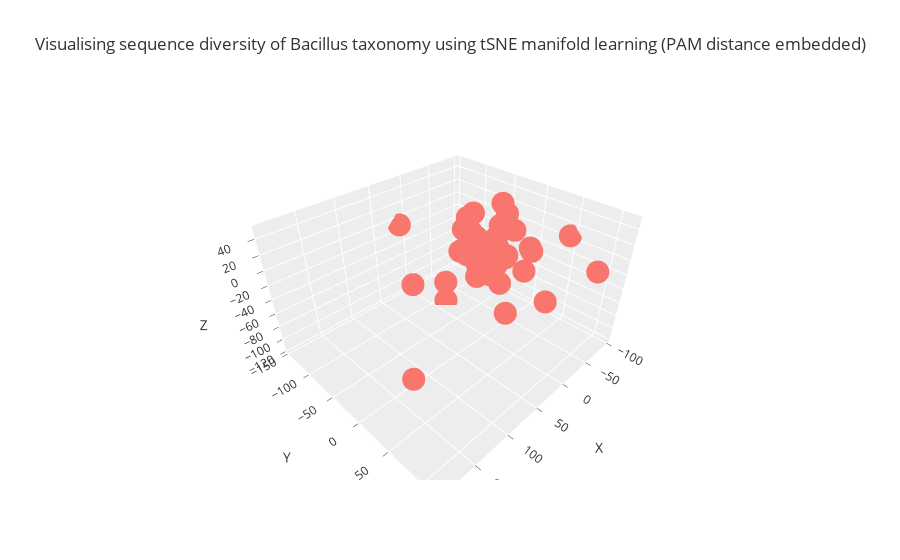

The notebook cell saved with this chart:
### Markdown cell above
## 3.4 3D tSNE Visualisation
Finally, we combine all the above results and generate a 3D visualisation of the tSNE manifold learning approach with respect to sequence diversity of the Bacillus taxonomy.

### Code cell
fig = px.scatter_3d(tSNE_df, x='tSNE_x', y='tSNE_y', z='tSNE_z',
                    hover_name=tSNE_df.index, template='ggplot2', opacity=1, 
                    title='Visualising sequence diversity of Bacillus taxonomy using tSNE manifold learning (PAM distance embedded)',
                    labels={'tSNE_x': 'X', 'tSNE_y': 'Y', 'tSNE_z':'Z'}, )

# Write the figure to a HTML representation and download for later
fig.write_html('scatter-3d.html')
fig

### Figure 1 — Plotly figure (JSON) as saved in the notebook; plotly's stock layout.template omitted (floating-point values rounded to 4 significant figures)
{"data": [{"hovertemplate": "<b>%{hovertext}</b><br><br>X=%{x}<br>Y=%{y}<br>Z=%{z}<extra></extra>", "hovertext": ["sp_P40136_CYAA_BACAN:0-38", "sp_P15917_LEF_BACAN:0-38", "sp_P40406_NAGZ_BACSU:0-21", "sp_P39790_MPR_BACSU:0-39", "sp_P54602_YHCR_BACSU:0-54", "sp_O66037_PHYT_BACSD:0-23", "sp_O31097_PHYC_BACIU:0-23", "sp_P42094_PHYT_BACSU:0-31", "sp_P05656_SACC_BACSU:0-29", "sp_P00649_RN_BACIN:0-34", "sp_P48068_RN_BACPU:0-34", "sp_P00648_RNBR_BACAM:0-40", "sp_P71014_BSLA_BACSU:0-33", "sp_P94356_YXKC_BACSU:0-35", "sp_P29141_SUBV_BACSU:0-33", "sp_P40767_CWLO_BACSU:0-35", "sp_Q65NQ9_CWLO_BACLD:0-35", "sp_O07013_GANB_BACSU:0-22", "sp_P94449_PEL2_BACIU:0-29", "sp_O34819_PEL1_BACSU:0-29", "sp_P16397_SUBF_BACSU:0-35", "sp_O32083_LYTG_BACSU:0-38", "sp_O31737_YLQB_BACSU:0-32", "sp_Q45670_THES_BACSJ:0-29", "sp_Q07833_WAPA_BACSU:0-37", "sp_D4G3R4_WAPA_BACNB:0-50", "sp_G4NYJ6_WAPA_BACS4:0-37", "sp_P39899_NPRB_BACSU:0-33", "sp_P05806_NPRE_BACCE:0-32", "sp_P00800_THER_BACTH:0-33", "sp_Q59223_THER_BACSO:0-30", "sp_Q02113_CWBA_BACSU:0-30", "sp_P49051_SLAP1_BACAN:0-34", "sp_Q9ZES5_SLAP_BACTF:0-34", "sp_P94217_SLAP2_BACAN:0-34", "sp_P49052_SLAP_BACLI:0-34", "sp_Q9RMZ0_Y6545_BACAN:0-33", "sp_P94576_YWOF_BACSU:0-32", "sp_P00780_SUBC_BACLI:0-34", "sp_P00782_SUBT_BACAM:0-35", "sp_P04189_SUBT_BACSU:0-34", "sp_P35835_SUBN_BACNA:0-34", "sp_P00783_SUBT_BACSA:0-34", "sp_P20724_ELYA_BACYA:0-32", "sp_P21130_SACB_BACAM:0-34", "sp_P05655_SACB_BACSU:0-34", "sp_P96740_PGDS_BACSU:0-37", "sp_P16396_SUBE_BACSU:0-32", "sp_P39597_EFEN_BACSU:0-50", "sp_P54507_TASA_BACSU:0-32", "sp_P40949_TAPA_BACSU:0-48", "sp_P39632_BSLB_BACSU:0-35", "sp_P39844_DACC_BACSU:0-34", "sp_Q9AQS0_XANLY_BACGL:0-30", "sp_O34918_YOAJ_BACSU:0-30", "sp_P39116_PLY_BACSU:0-26", "sp_B1B6T1_PTLY_BACSP:0-32", "sp_Q65DC2_PTLY_BACLD:0-32", "sp_Q8GCB2_PTLY_BACLI:0-32", "sp_Q45070_XYNC_BACSU:0-37", "sp_Q6YK37_XYNC_BACIU:0-38", "sp_Q03091_BSN1_BACAM:0-31", "sp_P38422_DACF_BACSU:0-28", "sp_P08750_DACA_BACSU:0-36", "sp_O32150_BSN2_BACSU:0-33", "sp_O31411_SACC_BACL7:0-33", "sp_P42293_EABN2_BACSU:0-31", "sp_P94522_EABN1_BACSU:0-37", "sp_O07532_LYTF_BACSU:0-31", "sp_P54421_LYTE_BACSU:0-30", "sp_O34669_YOCH_BACSU:0-30", "sp_O34310_PLYC_BACSU:0-32", "sp_Q65EF5_PLYC_BACLD:0-33", "sp_Q45105_TACY_BACCE:0-33", "sp_O31803_YNCM_BACSU:0-47", "sp_P39848_LYTD_BACSU:0-32", "sp_Q02114_LYTC_BACSU:0-29", "sp_P25152_BSAP_BACSU:0-36", "sp_P80057_GSEP_BACLD:0-35", "sp_O32041_YRVJ_BACSU:0-32", "sp_P96729_YWSB_BACSU:0-35", "sp_P54484_YQGA_BACSU:0-33", "sp_O82833_GELLY_BACSP:0-40", "sp_P06278_AMY_BACLI:0-34", "sp_P00692_AMY_BACAM:0-36", "sp_P19571_AMT6_BACS7:0-38", "sp_P55278_MANB_BACIU:0-29", "sp_O05512_MANB_BACSU:0-31", "sp_P04957_GUB_BACSU:0-33", "sp_P80172_HBLA_BACCE:0-36", "sp_P28842_SUBT_BACS9:0-31", "sp_Q79F14_ESTB_BACSU:0-33", "sp_P37957_ESTA_BACSU:0-36", "sp_Q5U780_LIP_BACSP:0-33", "sp_P33377_PHL3_BACCE:0-32", "sp_P11889_PHL2_BACCE:0-32", "sp_P09599_PHL1_BACCE:0-32", "sp_P05618_CDGT_BACS0:0-32", "sp_P09121_CDGT_BACS3:0-32", "sp_P30921_CDGT_BAC11:0-32", "sp_P17692_CDGT_BACS8:0-32", "sp_P31747_CDGT_BACSS:0-39", "sp_P14014_CDGT_BACLI:0-39", "sp_P31746_CDGT_BACS2:0-34", "sp_P27036_CDGT_BACOH:0-34", "sp_O07921_CHIS_BACSU:0-40", "sp_P54423_WPRA_BACSU:0-36", "sp_P39824_BLAC_BACSU:0-39", "sp_P10424_BLA1_BACCE:0-40", "sp_P00691_AMY_BACSU:0-38", "sp_P06832_NPRE_BACAM:0-32", "sp_P68735_NPRE_BACSA:0-32", "sp_P68736_NPRE_BACSU:0-32", "sp_P42111_YXAL_BACSU:0-46", "sp_P13423_PAG_BACAN:0-34", "sp_P54422_GGT_BACSU:0-33", "sp_P63186_GGT_BACNA:0-33", "sp_Q45071_XYND_BACSU:0-31", "sp_P68569_BDBA_BACSU:0-31", "sp_P14262_PLC_BACCE:0-36", "sp_P08954_PLC_BACTU:0-36", "sp_P42983_NUCB_BACSU:0-31", "sp_O34313_NTPES_BACSU:0-40", "sp_O31526_YESW_BACSU:0-40", "sp_O34344_SDPC_BACSU:0-37"], "legendgroup": "", "marker": {"color": "#F8766D", "opacity": 1, "symbol": "circle"}, "mode": "markers", "name": "", "scene": "scene", "showlegend": false, "type": "scatter3d", "x": [0.3102, -7.829, 25.11, 1.017, 7.868, -1.845, -25.2, -0.6392, 40.71, 0.7964, 3.137, 15.5, 0.4457, -4.32, 3.073, -4.392, -0.6044, 0.5019, 191.6, -1.629, -0.4815, -0.5329, 0.4384, -97.82, -0.7696, -36.15, -0.2839, 12.05, -14.21, 0.8133, 6.356, -0.7993, -36.76, -1.884, 2.137, -2.392, 45.24, 4.323, -3.437, -0.3986, 0.4906, 11.2, 2.158, 0.3018, 1.178, 68.13, -0.9028, -5.548, 6.247, -3.654, -0.1064, -2.285, -1.152, -2.13, -1.743, 0.3184, -7.413, -2.147, -11.84, -0.1107, -44.29, 102.3, -0.2103, -1.827, 0.1053, -16.3, 4.717, -1.212, 13.77, -4.894, -0.7655, -3.271, 8.14, 0.2126, -2.271, 0.7379, -1.128, -1.543, -16.85, -21.84, 0.4048, -1.98, -0.4175, -1.303, -2.06, 0.9585, -0.4315, 18.89, 0.1822, -0.4536, -5.248, -33.77, -1.521, -1.216, 6.168, -3.99, 1.588, -2.239, -1.402, -3.479, 3.494, -1.154, 2.007, -32.11, 0.7214, 0.5131, -0.4094, -2.779, 1.585, 0.314, -81.4, -1.597, 13.12, -0.5255, -0.9263, 3.546, -1.847, -3.243, -44.77, -20.58, -1.35, 0.0597, 6.671, -1.216, -1.066], "y": [-1.401, 10.63, -22.56, 0.3863, 4.331, 0.5664, 2.871, 0.7092, -1.65, -0.5062, 0.313, 41.91, 1.421, 20.93, -23.39, -4.541, 0.3542, 1.368, 86.49, 1.735, 12.27, -0.05274, 1.365, 45.83, -0.1927, -61.44, 0.7396, -24.23, -86.3, 1.238, 23.36, 0.2986, 33.4, -0.7387, 4.192, -0.1083, 16.45, -16.42, 11.8, 1.173, 1.492, 8.185, -25.73, 1.383, 0.429, -2.126, -0.7118, -0.1133, 38.1, 0.7003, 0.6824, -0.7781, -0.1186, 0.3335, 0.983, -0.09953, 3.209, -1.706, 9.501, -0.3782, -19.39, -16.52, 0.574, -0.8646, 1.207, 39.5, -13.51, 0.2174, -146.1, 0.1738, -0.843, 11.55, -26.68, 0.1726, 9.312, -0.3419, -17.11, -0.2129, -0.7804, -61.89, -0.05655, 1.504, -0.6911, -0.8608, -33.83, -0.2044, 0.9949, -0.5616, 1.474, 0.125, 8.409, 0.3382, -0.8528, 1.741, 8.744, -3.202, 3.712, -0.3652, -1.665, 0.08806, 5.568, 0.1545, -0.3995, -11.57, 2.49, 1.063, 0.07302, 7.656, -0.2339, -1.363, 34.39, -1.132, -22.01, 4.451, 0.207, 0.5443, 2.046, 12.13, 113.6, 41.74, 0.07807, -0.5769, 3.247, 0.8892, 1.193], "z": [1.157, 5.702, 7.611, 0.8917, 4.837, 1.779, 46.45, 0.545, 21.05, 1.035, -0.3171, -52.34, 0.982, 4.839, 47.9, 0.5375, 0.4968, -0.2878, 2.44, -1.173, 15.66, 0.0187, 1.031, 6.623, 0.835, -4.792, 0.7494, 45.23, -116.5, -0.4039, -23.89, 0.1958, 4.978, -0.2831, 0.7748, 1.288, 23.58, 20.46, 3.893, 1.105, 0.4614, 17.76, 0.7698, 1.111, 1.084, -4.81, -0.02525, -8.15, 50.09, 2.712, 0.9957, 0.3329, 0.3585, 0.3397, 2.433, 0.2299, 0.2625, 1.149, 0.9476, -1.144, 45.7, 1.626, 0.7922, 0.9879, 0.4522, -10.17, -32.41, 0.9803, -7.769, -5.721, -1.015, -0.4049, 0.7984, 0.1638, -0.3011, -2.331, -22.62, 0.4718, -18.92, 3.848, -0.1574, 1.788, 0.6015, -0.9069, 7.172, 0.4192, 1.415, -0.3399, 0.9829, 0.7053, -2.039, -13.45, 0.6354, -0.3172, -19.03, 2.092, 3.606, 0.03241, -0.7758, -0.6533, -16.26, -0.6786, 3.37, 23.92, -1.804, 1.521, -0.8242, 27.24, 0.3408, -1.984, -91.1, 0.7844, -1.977, 0.2957, 0.2116, 1.074, 1.495, -0.3718, 9.567, 19.43, -0.3257, -0.9171, 7.382, -0.6844, 0.5387]}], "layout": {"legend": {"tracegroupgap": 0}, "scene": {"domain": {"x": [0, 1], "y": [0, 1]}, "xaxis": {"title": {"text": "X"}}, "yaxis": {"title": {"text": "Y"}}, "zaxis": {"title": {"text": "Z"}}}, "title": {"text": "Visualising sequence diversity of Bacillus taxonomy using tSNE manifold learning (PAM distance embedded)"}}}
